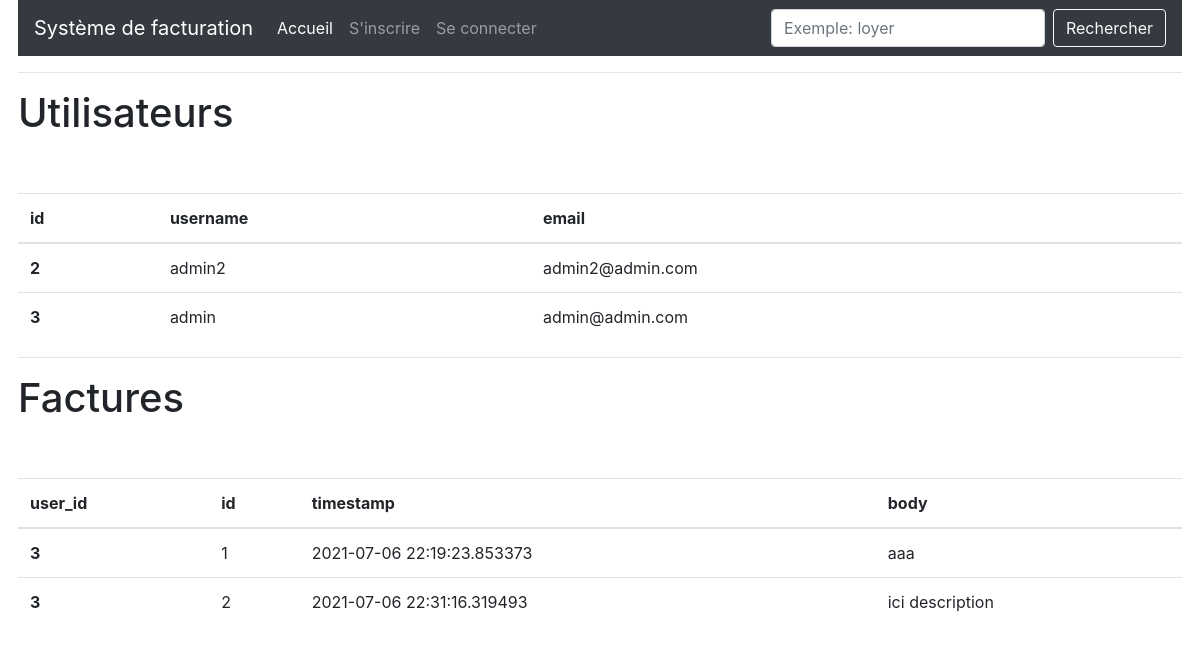
/all, run on an earlier commit of the app's database.
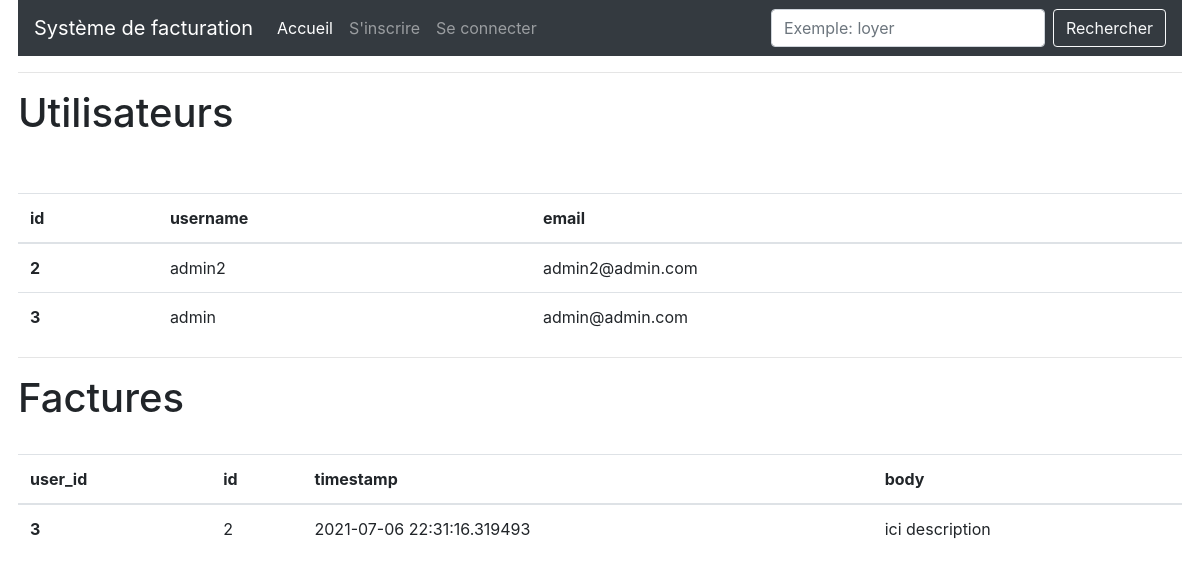
And on a later commit of the database.
### app/models.py (models this page shows, shortened)
class User(UserMixin, db.Model):
    id = db.Column(db.Integer, primary_key=True)
    username = db.Column(db.String(64), index=True, unique=True)
    email = db.Column(db.String(120), index=True, unique=True)
    password_hash = db.Column(db.String(128))
    factures = db.relationship('Facture', backref='author', lazy='dynamic')
    about_me = db.Column(db.String(140))
    last_seen = db.Column(db.DateTime, default=datetime.utcnow)

class Facture(db.Model):
    id = db.Column(db.Integer, primary_key=True)
    name = db.Column(db.String(50))
    body = db.Column(db.String(140))
    timestamp = db.Column(db.DateTime, index=True, default=datetime.utcnow)
    amount = db.Column(db.Float)
    user_id = db.Column(db.Integer, db.ForeignKey('user.id'))

### app/routes.py (the view)
@app.route('/all')
def all():
    users = User.query.all()
    factures = Facture.query.all()
    return render_template('all.html', users=users, factures=factures)

### app/routes.py (called while the page is built)
@app.before_request
def before_request():
    if current_user.is_authenticated:
        current_user.last_seen = datetime.utcnow()
        db.session.commit()

### app/templates/all.html
{% extends "base.html" %}
{% block app_content %}
  <h1>Utilisateurs</h1>
  <table class="table table-hover">
    <thead>
      <tr>
        <th scope="col">id</th>
        <th scope="col">username</th>
        <th scope="col">email</th>
      </tr>
    </thead>
    <tbody>
      {% for u in users %}
        <tr>
          <th scope="row">{{ u.id }}</th>
          <td>{{ u.username }}</td>
          <td>{{ u.email }}</td>
        </tr>
        <br>
      {% endfor %}
    </tbody>
  </table>
  <hr>
  <h1>Factures</h1>
  <table class="table table-hover">
    <thead>
      <tr>
        <th scope="col">user_id</th>
        <th scope="col">id</th>
        <th scope="col">timestamp</th>
        <th scope="col">body</th>
      </tr>
    </thead>
    <tbody>
      {% for f in factures %}
        <tr>
          <th scope="row">{{ f.user_id }}</th>
          <td>{{ f.id }}</td>
          <td>{{ f.timestamp }}</td>
          <td>{{ f.body }}</td>
        </tr>
        <br>
      {% endfor %}
    </tbody>
  </table>
{% endblock %}

What changed in the data, as far as the page shows it:
removed Facture: user_id "3", id "1", timestamp "2021-07-06 22:19:23.853373", body "aaa"
